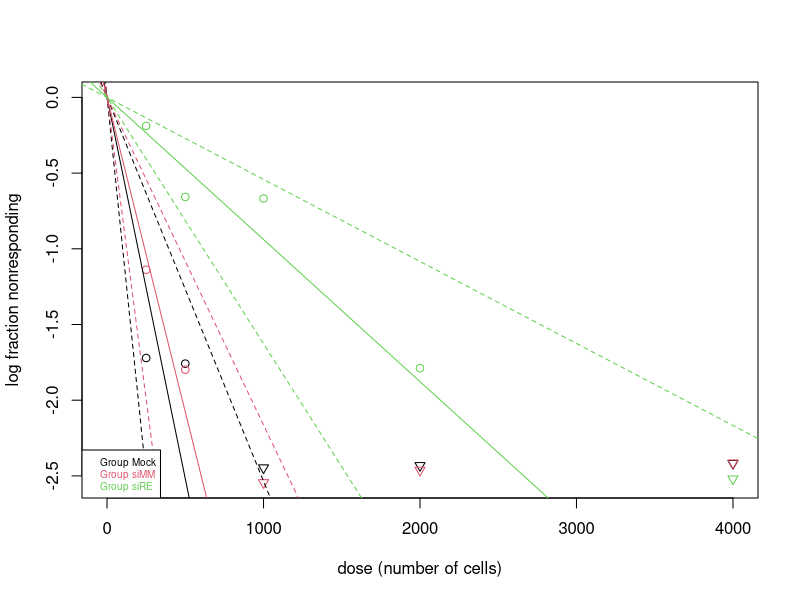
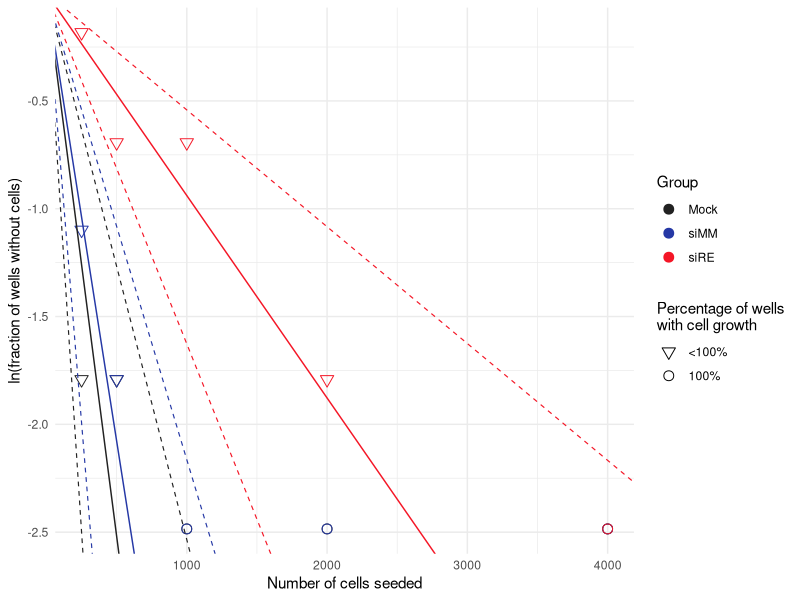

Here is the R script that generated these plots, in order:
library(statmod)
library(tidyverse)

palette <- c('#222222', '#2538a5', '#f41626')

set.seed(42)

##### directory for output files, replace with your path
wd <- 'C:/polina/analysis/pderevianko/runx1-runx1t1-kd-aml/ELDA/out/'

# 1. Submit the data ===========================================================

##### number of positive cases out of tested trials
response <- c(6,6,6,6,6,5,6,6,3,5,5,3,5,4,1)

##### expected number of cells in assay
dose <- c(4000,4000,4000,2000,2000,2000,1000,1000,1000,500,500,500,250,250,250)

##### number of trials at each dose
tested <- rep(6, length(response))

##### to which experimental condition the responses belong
group <- rep(c('Mock', 'siMM', 'siRE'), length(unique(dose)))

# 2. Perform the ELDA ==========================================================
res <- elda(
  response = response,
  dose = dose,
  tested = tested,
  group = group,
  observed = TRUE,
  confidence = 0.95,
  test.unit.slope = TRUE
)

plot(res)

# 3. Plot ======================================================================

## 3.1. Make the necessary dataframes for ggplot2 ------------------------------
df <- data.frame(
  dose = res$dose,
  response = res$response,
  tested = res$tested,
  group = factor(res$group)
) %>%
  mutate(
    full_response = response == tested,
    adj_response = ifelse(full_response, response-0.5, response),
    log_nonres = log(1 - adj_response/tested),  
    pch_type = ifelse(full_response, "100%", "<100%")
  )

ci_df <- data.frame(
  group = levels(df$group),
  CI_lower = res$CI[, 1],
  CI_median = res$CI[, 2],
  CI_upper = res$CI[, 3]
)

## 3.2. Plot (Figure 7G) -------------------------------------------------------
p <- ggplot(df, 
            aes(x = dose, y = log_nonres, color = group)) +
  geom_point(aes(shape = pch_type), size = 3) +
  scale_shape_manual(values = c("100%" = 1, "<100%" = 6)) +
  labs(
    x = "Number of cells seeded",
    y = "ln(fraction of wells without cells)",
    shape = "Percentage of wells\nwith cell growth",
    color = "Group"
  ) +
  theme_minimal() +
  scale_color_manual(values = palette)

for (i in 1:nrow(ci_df)) {
  p <- p +
    geom_abline(slope = -1/ci_df$CI_median[i], intercept = 0,
                color = palette[i], size = 0.5) +
    geom_abline(slope = -1/ci_df$CI_lower[i], intercept = 0,
                linetype = "dashed", color = palette[i], linewidth = 0.4) +
    geom_abline(slope = -1/ci_df$CI_upper[i], intercept = 0,
                linetype = "dashed", color = palette[i], linewidth = 0.4)
}

pdf(paste0(wd, '010_ELDAplot.pdf'), width = 6, height = 4)
p
dev.off()
